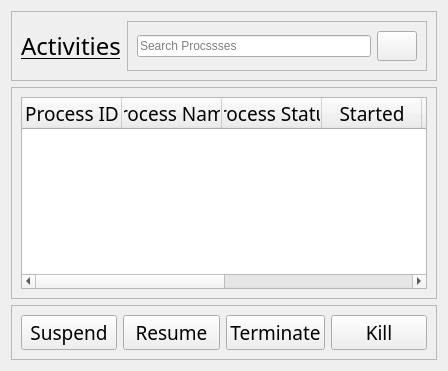
            <widget class="QWidget" name="activity">
             <layout class="QVBoxLayout" name="verticalLayout_2">
              <item alignment="Qt::AlignTop">
               <widget class="QFrame" name="frame_4">
                <property name="frameShape">
                 <enum>QFrame::StyledPanel</enum>
                </property>
                <property name="frameShadow">
                 <enum>QFrame::Raised</enum>
                </property>
                <layout class="QHBoxLayout" name="horizontalLayout_10">
                 <item>
                  <widget class="QLabel" name="label_49">
                   <property name="minimumSize">
                    <size>
                     <width>0</width>
                     <height>40</height>
                    </size>
                   </property>
                   <property name="font">
                    <font>
                     <family>Arial Rounded MT Bold</family>
                     <pointsize>18</pointsize>
                     <weight>50</weight>
                     <bold>false</bold>
                     <underline>true</underline>
                     <strikeout>false</strikeout>
                    </font>
                   </property>
                   <property name="text">
                    <string>Activities</string>
                   </property>
                  </widget>
                 </item>
                 <item alignment="Qt::AlignRight">
                  <widget class="QFrame" name="frame_7">
                   <property name="minimumSize">
                    <size>
                     <width>300</width>
                     <height>0</height>
                    </size>
                   </property>
                   <property name="frameShape">
                    <enum>QFrame::StyledPanel</enum>
                   </property>
                   <property name="frameShadow">
                    <enum>QFrame::Raised</enum>
                   </property>
                   <layout class="QHBoxLayout" name="horizontalLayout_9">
                    <item>
                     <widget class="QLineEdit" name="activity_search">
                      <property name="placeholderText">
                       <string>Search Procssses</string>
                      </property>
                     </widget>
                    </item>
                    <item>
                     <widget class="QPushButton" name="search">
                      <property name="minimumSize">
                       <size>
                        <width>30</width>
                        <height>30</height>
                       </size>
                      </property>
                      <property name="text">
                       <string/>
                      </property>
                      <property name="icon">
                       <iconset resource="assets.qrc">
                        <normaloff>:/black/icons/black/search.svg</normaloff>:/black/icons/black/search.svg</iconset>
                      </property>
                     </widget>
                    </item>
                   </layout>
                  </widget>
                 </item>
                </layout>
               </widget>
              </item>
              <item>
               <widget class="QFrame" name="frame_5">
                <property name="frameShape">
                 <enum>QFrame::StyledPanel</enum>
                </property>
                <property name="frameShadow">
                 <enum>QFrame::Raised</enum>
                </property>
                <layout class="QVBoxLayout" name="verticalLayout_6">
                 <item>
                  <widget class="QTableWidget" name="act_table">
                   <property name="font">
                    <font>
                     <family>Arial Rounded MT Bold</family>
                     <pointsize>14</pointsize>
                    </font>
                   </property>
                   <column>
                    <property name="text">
                     <string>Process ID</string>
                    </property>
                   </column>
                   <column>
                    <property name="text">
                     <string>Process Name</string>
                    </property>
                   </column>
                   <column>
                    <property name="text">
                     <string>Process Status</string>
                    </property>
                   </column>
                   <column>
                    <property name="text">
                     <string>Started</string>
                    </property>
                   </column>
                   <column>
                    <property name="text">
                     <string>Suspend</string>
                    </property>
                   </column>
                   <column>
                    <property name="text">
                     <string>Terminate</string>
                    </property>
                   </column>
                   <column>
                    <property name="text">
                     <string>Resume</string>
                    </property>
                   </column>
                   <column>
                    <property name="text">
                     <string>Kill</string>
                    </property>
                   </column>
                  </widget>
                 </item>
                </layout>
               </widget>
              </item>
              <item alignment="Qt::AlignBottom">
               <widget class="QFrame" name="frame_6">
                <property name="frameShape">
                 <enum>QFrame::StyledPanel</enum>
                </property>
                <property name="frameShadow">
                 <enum>QFrame::Raised</enum>
                </property>
                <layout class="QHBoxLayout" name="horizontalLayout_12">
                 <item>
                  <widget class="QPushButton" name="pushButton_7">
                   <property name="font">
                    <font>
                     <family>Arial Rounded MT Bold</family>
                     <pointsize>14</pointsize>
                    </font>
                   </property>
                   <property name="text">
                    <string>Suspend</string>
                   </property>
                  </widget>
                 </item>
                 <item>
                  <widget class="QPushButton" name="pushButton_8">
                   <property name="font">
                    <font>
                     <family>Arial Rounded MT Bold</family>
                     <pointsize>14</pointsize>
                    </font>
                   </property>
                   <property name="text">
                    <string>Resume</string>
                   </property>
                  </widget>
                 </item>
                 <item>
                  <widget class="QPushButton" name="pushButton_9">
                   <property name="font">
                    <font>
                     <family>Arial Rounded MT Bold</family>
                     <pointsize>14</pointsize>
                    </font>
                   </property>
                   <property name="text">
                    <string>Terminate</string>
                   </property>
                  </widget>
                 </item>
                 <item>
                  <widget class="QPushButton" name="pushButton_10">
                   <property name="font">
                    <font>
                     <family>Arial Rounded MT Bold</family>
                     <pointsize>14</pointsize>
                    </font>
                   </property>
                   <property name="text">
                    <string>Kill</string>
                   </property>
                  </widget>
                 </item>
                </layout>
               </widget>
              </item>
             </layout>
            </widget>
